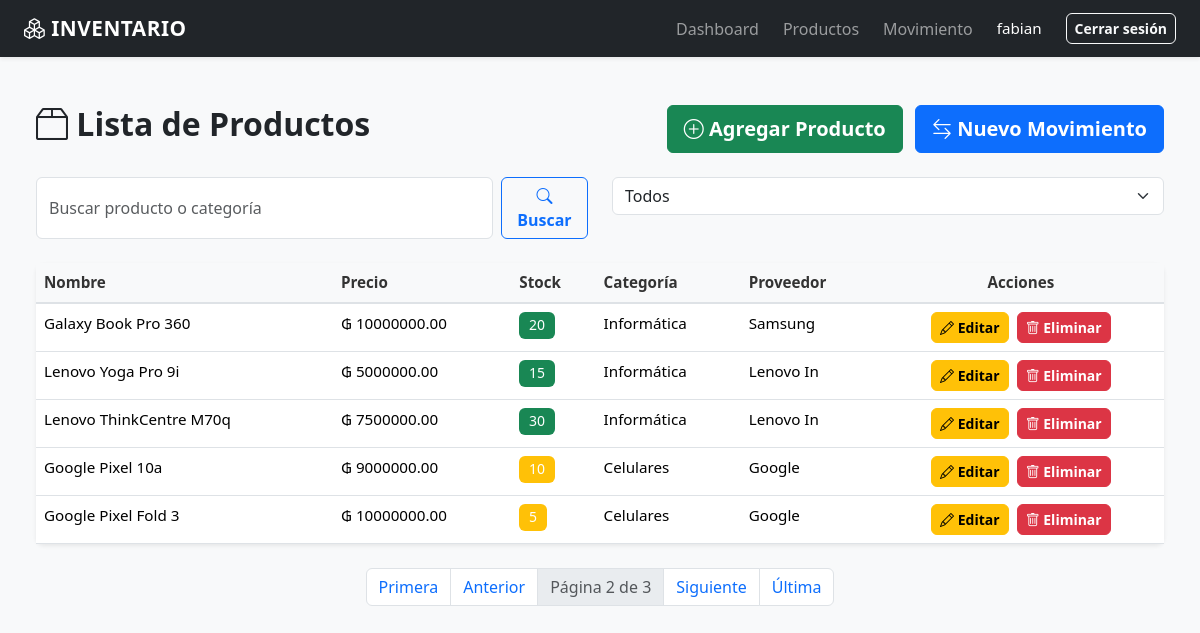
/productos/?page=2 (signed in), run on the app's committed database.
### inventario/models.py (models this page shows, shortened)
class Producto(models.Model):
    nombre = models.CharField(max_length=100)
    precio = models.DecimalField(max_digits=10, decimal_places=2)
    stock = models.IntegerField(default=0)
    categoria = models.ForeignKey(Categoria, on_delete=models.CASCADE)
    proveedor = models.ForeignKey(Proveedor, on_delete=models.CASCADE)

class Categoria(models.Model):
    nombre = models.CharField(max_length=100)

class Proveedor(models.Model):
    nombre = models.CharField(max_length=100)
    telefono = models.CharField(max_length=20)

### inventario/views.py (the view)
# urls.py: path('productos/', lista_productos, name='lista_productos'),
@login_required
def lista_productos(request):
    productos_lista = Producto.objects.select_related(
        'categoria',
        'proveedor'
    )
    busqueda = request.GET.get('buscar')
    if busqueda:
        productos_lista = productos_lista.filter(
            Q(nombre__icontains=busqueda)
            |
            Q(categoria__nombre__icontains=busqueda)
        )
    paginator = Paginator(
        productos_lista,
        5
    )
    page_number = request.GET.get('page')
    productos = paginator.get_page(page_number)
    return render(
        request,
        'inventario/lista_productos.html',
        {
            'productos': productos
        }
    )

### inventario/templates/inventario/lista_productos.html (shortened to what this page needs)
{% extends 'inventario/base.html' %}
{% block content %}
<div class="container-fluid">
    <div class="row mb-4 mt-4">
        <div class="col-md-6">
            <h2 class="fw-bold text-dark">
                <i class="bi bi-box2"></i> Lista de Productos
            </h2>
        </div>
        <div class="col-md-6 text-end">
            <a href="/producto/crear/" class="btn btn-success btn-lg">
                <i class="bi bi-plus-circle"></i> Agregar Producto
            </a>
            <a href="/movimientos/crear/" class="btn btn-primary btn-lg ms-2">
                <i class="bi bi-arrow-left-right"></i> Nuevo Movimiento
            </a>
        </div>
    </div>
    <div class="row mb-4">
        <div class="col-md-6">
            <form method="GET" class="d-flex gap-2">
                <input type="text"
                       name="busqueda"
                       id="busqueda"
                       class="form-control"
                       placeholder="Buscar producto o categoría"
                       value="{{ request.GET.busqueda }}">
                <button type="submit" class="btn btn-outline-primary">
                    <i class="bi bi-search"></i> Buscar
                </button>
            </form>
        </div>
        <div class="col-md-6">
            <select id="filtroStock" class="form-select">
                <option value="todos">Todos</option>
            </select>
        </div>
    </div>
    <div class="card border-0 shadow-sm">
        <div class="table-responsive">
            <table class="table table-hover mb-0">
                <thead class="table-light">
                    <tr>
                        <th>Nombre</th>
                        <th>Precio</th>
                        <th>Stock</th>
                        <th>Categoría</th>
                        <th>Proveedor</th>
                        <th class="text-center">Acciones</th>
                    </tr>
                </thead>
                <tbody>
                    {% for producto in productos %}
                        <tr class="fila-producto" data-stock="{{ producto.stock }}">
                            <td class="fw-5">{{ producto.nombre }}</td>
                            <td>₲ {{ producto.precio }}</td>
                            <td>
                                <span class="badge {% if producto.stock > 10 %}bg-success{% elif producto.stock > 0 %}bg-warning{% else %}bg-danger{% endif %}">
                                    {{ producto.stock }}
                                </span>
                            </td>
                            <td>{{ producto.categoria.nombre }}</td>
                            <td>{{ producto.proveedor.nombre }}</td>
                            <td>
                                <div class="d-flex gap-2 justify-content-center">
                                    <a href="/productos/{{ producto.id }}/editar" class="btn btn-warning btn-sm">
                                        <i class="bi bi-pencil"></i> Editar
                                    </a>
                                    <a href="/productos/{{ producto.id }}/eliminar/" class="btn btn-danger btn-sm" onclick="return confirm('¿Estás seguro?')">
                                        <i class="bi bi-trash"></i> Eliminar
                                    </a>
                                </div>
                            </td>
                        </tr>
                    {% endfor %}
                </tbody>
            </table>
        </div>
    </div>
    {% if productos.has_other_pages %}
        <nav aria-label="Paginación" class="mt-4">
            <ul class="pagination justify-content-center">
                {% if productos.has_previous %}
                    <li class="page-item">
                        <a class="page-link" href="?page=1">Primera</a>
                    </li>
                    <li class="page-item">
                        <a class="page-link" href="?page={{ productos.previous_page_number }}">Anterior</a>
                    </li>
                {% endif %}
                <li class="page-item disabled">
                    <span class="page-link">
                        Página {{ productos.number }} de {{ productos.paginator.num_pages }}
                    </span>
                </li>
                {% if productos.has_next %}
                    <li class="page-item">
                        <a class="page-link" href="?page={{ productos.next_page_number }}">Siguiente</a>
                    </li>
                    <li class="page-item">
                        <a class="page-link" href="?page={{ productos.paginator.num_pages }}">Última</a>
                    </li>
                {% endif %}
            </ul>
        </nav>
    {% endif %}
</div>
{% endblock content %}

### inventario/templates/inventario/base.html (shortened to what this page needs)
<!DOCTYPE html>
<html lang="es">
<head>
    <link href="https://cdn.jsdelivr.net/npm/bootstrap@5.3.3/dist/css/bootstrap.min.css" rel="stylesheet">
    <link rel="stylesheet" href="https://cdn.jsdelivr.net/npm/bootstrap-icons@1.11.0/font/bootstrap-icons.css">
</head>
<body class="bg-light">
    <nav class="navbar navbar-expand-lg navbar-dark bg-dark shadow-sm">
        <div class="container-fluid px-4">
            <a href="/" class="navbar-brand fw-bold">
                <i class="bi bi-boxes"></i> INVENTARIO
            </a>
            <div class="collapse navbar-collapse" id="navbarNav">
                <ul class="navbar-nav ms-auto">
                    <li class="nav-item">
                        <a class="nav-link" href="/">Dashboard</a>
                    </li>
                    <li class="nav-item">
                        <a class="nav-link" href="/productos/">Productos</a>
                    </li>
                    <li class="nav-item">
                        <a class="nav-link" href="/movimientos/crear/">Movimiento</a>
                    </li>
                </ul>
            </div>
            <div class="user-info ms-3">
                {% if user.is_authenticated %}
                    <span>{{user.username}}</span>
                    <form action="/logout/" method="POST" style="display:inline;">
                        <button type="submit" class="btn btn-outline-light btn-sm ms-2">
                            Cerrar sesión
                        </button>
                    </form>
                {% endif %}
            </div>
        </div>
    </nav>
    <main class="container-fluid px-4 py-4">
        {% block content %}
        {% endblock content %}
    </main>
</body>
</html>

### inventario/templates/inventario/base.html (style rules this page uses)
:root { --primary-color: #0d6efd; --secondary-color: #6c757d; --success-color: #198754; --danger-color: #dc3545; --warning-color: #ffc107; --info-color: #0dcaf0; }
* { margin: 0; padding: 0; box-sizing: border-box; }
body { background-color: #f8f9fa; font-family: 'Segoe UI', Tahoma, Geneva, Verdana, sans-serif; color: #333; }
.navbar { box-shadow: 0 2px 4px rgba(0, 0, 0, 0.1); }
.navbar-brand { font-weight: 700; font-size: 1.3rem; letter-spacing: 0.5px; }
.nav-link { font-weight: 500; transition: all 0.3s ease; margin-left: 0.5rem; }
.user-info { font-size: 0.95rem; color: white; display: flex; align-items: center; gap: 1rem; }
main { min-height: calc(100vh - 56px); padding-bottom: 2rem; }
.card { border: none; border-radius: 0.5rem; transition: box-shadow 0.3s ease; }
.form-control, .form-select { border: 1px solid #dee2e6; border-radius: 0.375rem; transition: border-color 0.3s, box-shadow 0.3s; }
.btn { font-weight: 600; border-radius: 0.375rem; transition: all 0.3s ease; }
.btn-primary { background-color: var(--primary-color); border-color: var(--primary-color); }
.table { font-size: 0.95rem; }
.table thead th { font-weight: 600; background-color: #f8f9fa; border-bottom: 2px solid #dee2e6; color: #333; }
.badge { padding: 0.4rem 0.6rem; font-size: 0.85rem; font-weight: 500; }

### inventario/templates/inventario/lista_productos.html (style rules this page uses)
.badge { padding: 0.4rem 0.6rem; font-size: 0.875rem; }

### data on the page
Producto: nombre "Galaxy Book Pro 360", precio "10000000.00", stock "20", categoria.nombre "Informática", proveedor.nombre "Samsung"
Producto: nombre "Lenovo Yoga Pro 9i", precio "5000000.00", stock "15", categoria.nombre "Informática", proveedor.nombre "Lenovo In"
Producto: nombre "Lenovo ThinkCentre M70q", precio "7500000.00", stock "30", categoria.nombre "Informática", proveedor.nombre "Lenovo In"
Producto: nombre "Google Pixel 10a", precio "9000000.00", stock "10", categoria.nombre "Celulares", proveedor.nombre "Google"
Producto: nombre "Google Pixel Fold 3", precio "10000000.00", stock "5", categoria.nombre "Celulares", proveedor.nombre "Google"

### other printed values
{{ user.username }} "fabian"
{{ productos.number }} "2"
{{ productos.paginator.num_pages }} "3"
